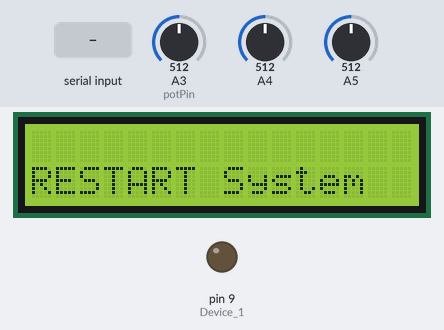
The sketch below on a simulated Arduino Uno, built with avr-gcc and run on an emulated ATmega328P. Shown: 16×2 character LCD, output pins drawn as LEDs (lit = HIGH). The inputs (shaded band) are chosen by the test bench; at power-on: A3 (potPin) = 512, A4 = 512, A5 = 512. What the sketch prints to the serial monitor is not drawn.

Above: at 10.7 s.
12.1 s: "READY" received over Serial
At 17.3 s:
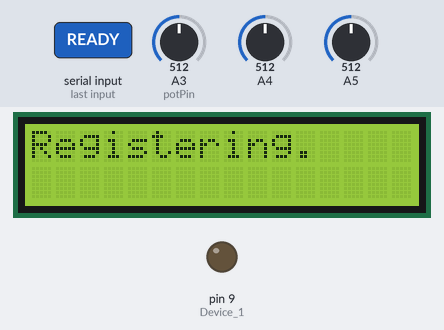
17.6 s: "1" received over Serial
At 22.9 s:
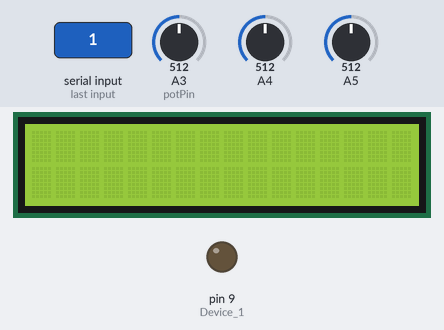
37.3 s: "OK" received over Serial
At 39.0 s:
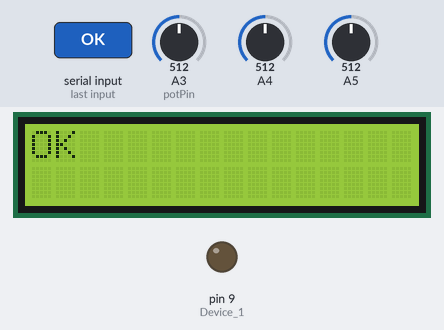
41.8 s: A3 (potPin) set to 716
At 44.3 s:
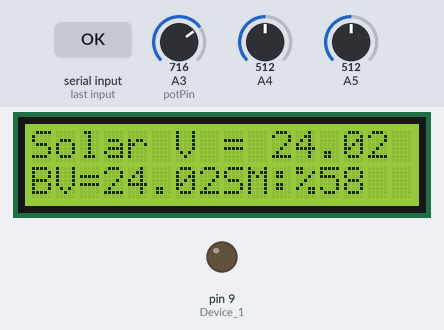
47.8 s: A4 set to 716
At 50.1 s:
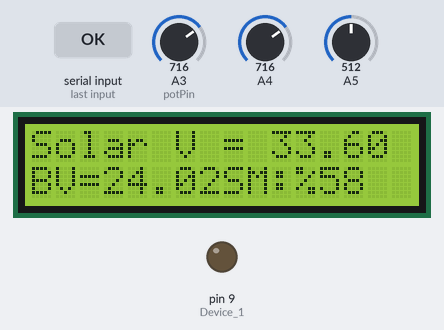
53.8 s: A5 set to 716
At 55.8 s:
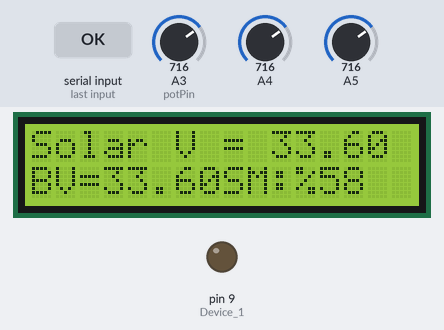
Timing chart, 0 to 57.3 s (numbered marks = the images above; inputs shaded):
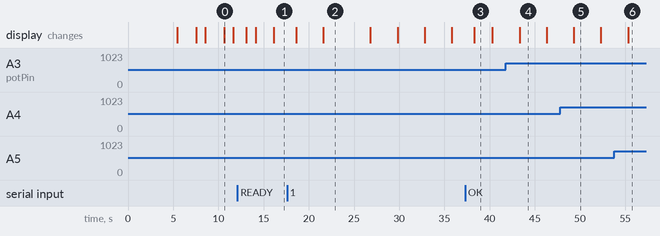

The sketch:

GSM_device_control_solar.ino
```cpp
#include <LiquidCrystal.h>
#define ON 1
#define OFF 0
const int rs = 3, en = 4, d4 = 5, d5 = 6, d6 = 7, d7 = 8;
LiquidCrystal lcd(rs, en, d4, d5, d6, d7);
int incomingByte;      // a variable to read incoming ////Serial data into
unsigned long previousMillis = 0, previousMillis_D1 = 0, previousMillis_D2 = 0;  // will store last time LED was updated
// constants won't change:
const long interval = 3000;           // interval at which to blink (milliseconds)
const long interval_Display = 3000;           // interval at which to blink (milliseconds)
const int Device_1 = 9;
int potPin = A3; //input pin
int soil=1;
char D1_FLAG = OFF;
int State =0;
float Solar_volt,Battery_V;
String data;
void setup() {

  lcd.begin(16, 2);
   lcd.clear();
  lcd.setCursor(0, 0);
// lcd rows and columns
lcd.print("Humidity");
// title of sorts
Serial.begin(9600);
  // put your setup code here, to run once:
  Serial.begin(9600);
  pinMode(Device_1, OUTPUT);
  // set up the LCD's number of columns and rows:
  lcd.begin(16, 2);
  lcd.clear();
  lcd.setCursor(0, 0);
  // Print a message to the LCD.
  lcd.print("Solar Pump");
  lcd.setCursor(0, 1);
  // Print a message to the LCD.
  lcd.print("CONTROL SYSTEM");
  delay(200);
  initialize();
  RecieveMessage();
  //Serial.println("initialize");
 sendsms(1);
}

void loop() {
  // map the values


  Display_Device();
  operate_device();
int sensorValue_Solar = analogRead(A4);
int sensorValue_bat = analogRead(A5);

 Solar_volt= (sensorValue_Solar * (5.0 / 1023.0))*9.6;
Battery_V= (sensorValue_bat * (5.0 / 1023.0))*9.6;
}


void  Display_Device()
{
  unsigned long currentMillis = millis();
  if (currentMillis - previousMillis_D1 >= interval_Display) {
    // save the last time you blinked the LED
    previousMillis_D1 = currentMillis;

    if(State == 0)
    {
    lcd.clear();
    lcd.setCursor(0, 0);
    // Print a message to the LCD.
    lcd.print("PUMP:");
    if ( D1_FLAG == ON ) lcd.print("ON ");
    else  lcd.print("OFF");
    State=1;
    } else
    {
      State =0;
       lcd.clear();
    lcd.setCursor(0, 0);
    // Print a message to the LCD.
    lcd.print("Solar V = ");
    lcd.print(Solar_volt);
    lcd.setCursor(0,1);
    lcd.print("BV=");
    lcd.print(Battery_V);
    int soil = analogRead(potPin) ;
    soil = constrain(soil, 485, 1023);
    soil = map(soil, 485, 1023, 100, 0);
    //display final numbers
    lcd.print("SM:%");
    lcd.print(soil);

      }


  }
}

void operate_device()
{
  if (Serial.available() > 0)
  {
    data = Serial.readString();
    // Serial.println(data);
    lcd.clear();
    lcd.setCursor(0, 0 );

    lcd.print(data.substring(0, 15));
    lcd.setCursor(0, 1 );
    lcd.print(data.substring(15));
    int Secrete_char = data.indexOf('*');
    delay(2000);
    char val_op = data.charAt(Secrete_char + 1);
    if (Secrete_char != -1)
    {
      switch (val_op)
      {
        case '1': {
            digitalWrite(Device_1, HIGH);
            D1_FLAG = ON;
          } break;
        case'2': {
            digitalWrite(Device_1, LOW);
            D1_FLAG = OFF;
          } break;
        default : 0;
      }
      sendsms(1);
    }
  }
}

void RecieveMessage()
{
  int ok_pos;

  Serial.println("AT+CMGF=1"); // AT Command to recieve a live SMS
  data = Serial.readString();
  lcd.clear();
  lcd.setCursor(0, 0);
  lcd.print(data);
  ok_pos = data.indexOf("OK");
  if (ok_pos != -1)
  {
    lcd.setCursor(0, 1);
    lcd.print("Success");
  }
  delay(1000);
  ok_pos = -1;
  Serial.println("AT+CNMI=2,2,0,0,0"); // AT Command to recieve a live SMS
  data = Serial.readString();
  lcd.clear();
  lcd.setCursor(0, 0);
  lcd.print(data);
  ok_pos = data.indexOf("OK");
  if (ok_pos != -1)
  {
    lcd.setCursor(0, 1);
    lcd.print("Success");
  }
  delay(1000);
}


void initialize()
{

  int reg = 0, SIM = 0;
  String subdata;
  delay(4000);
  Serial.println("AT+CFUN?");
  delay(100);
  data = Serial.readString();
  //////Serial.println(data);
  subdata = data.substring(18, 20);
  //////Serial.println("subdata = " + subdata);
  while (SIM == 0)
  {
    lcd.clear();
    lcd.setCursor(0, 0);
    Serial.println("AT+CPIN?");
    delay(100);
    data = Serial.readString();
    ////Serial.println(data);
    int simRegstat = data.indexOf("READY");
    lcd.print(data.substring(0, 15));
    lcd.setCursor(0, 1 );
    lcd.print(data.substring(15));
    ////Serial.println(" INSERT SIM");
    delay(1000);
    ////Serial.println("subdata = " + subdata);

    if (simRegstat != -1) {
      lcd.print("Sim Ready");
      ////Serial.println(" sim Ready");
      SIM = 1;
      delay(2000);
    }
    else {

      lcd.print("INSERT SIM");
      lcd.setCursor(0, 1 );
      lcd.print("RESTART System");
      ////Serial.println(" INSERT SIM");
      delay(1000);

    }
  }


  lcd.clear();
  lcd.setCursor(0, 0);
  lcd.print("Registering.");
  while (reg != 1)
  {
    Serial.println("AT+CREG?");
    delay(100);
    data = Serial.readString();
    ////Serial.println(data);
    int simNetstat = data.indexOf("1");
    subdata = data.substring(20, 21);
    ////Serial.println("subdata = " + subdata);
    if (simNetstat != -1)
      reg = 1;
    lcd.setCursor(0, 0);
    lcd.print("Registering.");
  }

  lcd.clear();
  lcd.setCursor(0, 0);
  lcd.print(" SIM registered");
  delay(2000);
}


void sendsms(int state)
{

  Serial.println("AT+CMGF=1");    //Sets the GSM Module in Text Mode
  delay(1000);  // Delay of 1000 milli seconds or 1 second
  Serial.print("AT+CMGS=");
  Serial.print('"');
  Serial.print("8459088130");//  GSM.println("ATD+917798162899;");
  //GSM.print("8788375337");
  Serial.print('"');
  Serial.println("\r"); // Replace x with mobile number
  delay(100);
  delay(1000);
  if (state == 1)  {
    Serial.print("PUMP: ");
    if ( D1_FLAG == ON ) Serial.print("ON ");
    else  Serial.print("OFF");
  }
  if (state == 2)  Serial.println("System Initialize "); // The SMS text you want to send
  Serial.print("Solar volt =");
  Serial.print(Solar_volt);
  Serial.println("V");
  Serial.print("Battery  volt =");
  Serial.print(Battery_V);
  Serial.println("V");
  int soil = analogRead(potPin) ;
      soil = constrain(soil, 485, 1023);
          soil = map(soil, 485, 1023, 100, 0);
              //Send final numbers
                  Serial.print(" SM:%");
                      Serial.print(soil);
  delay(100);
  Serial.println((char)26);// ASCII code of CTRL+Z
}
```

Measured:
- after the input at 12.1 s, the display: first changes after 1.0 s (image 1 shows a later state)
- after the input at 17.6 s, the display: first changes after 1.0 s (image 2 shows a later state)
- after the input at 37.3 s, the display: changes after 1.0 s (image 3)
- after the input at 41.8 s, the display: changes after 1.5 s (image 4)
- after the input at 47.8 s, the display: changes after 1.5 s (image 5)
- after the input at 53.8 s, the display: changes after 1.5 s (image 6)
- what the display in image 0 shows lasts 1.0 s, from 10.6 s to 11.6 s
